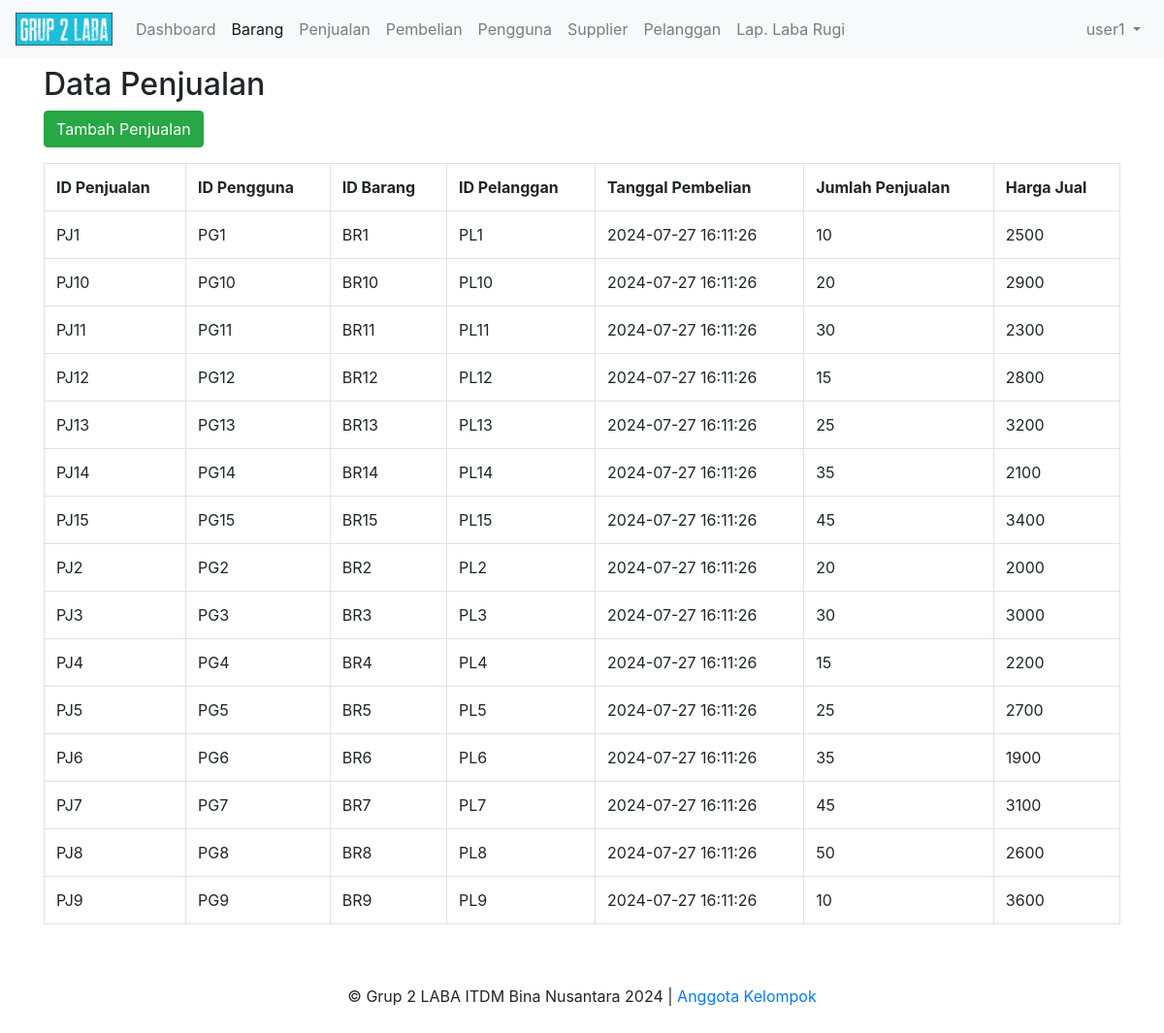
The page /penjualan (signed in) on the database its author committed.
### tables this page shows
CREATE TABLE `Penjualan` (
 `IdPenjualan` varchar(10) NOT NULL,
 `IdPengguna` varchar(10) DEFAULT NULL,
 `IdBarang` varchar(10) DEFAULT NULL,
 `IdPelanggan` varchar(10) DEFAULT NULL,
 `TanggalPembelian` datetime DEFAULT NULL,
 `JumlahPenjualan` int(11) DEFAULT NULL,
 `HargaJual` double DEFAULT NULL,
 PRIMARY KEY (`IdPenjualan`),
 KEY `IdPengguna` (`IdPengguna`),
 KEY `IdBarang` (`IdBarang`),
 KEY `penjualan_ibfk_3` (`IdPelanggan`),
 CONSTRAINT `penjualan_ibfk_1` FOREIGN KEY (`IdPengguna`) REFERENCES `pengguna` (`IdPengguna`),
 CONSTRAINT `penjualan_ibfk_2` FOREIGN KEY (`IdBarang`) REFERENCES `barang` (`IdBarang`),
 CONSTRAINT `penjualan_ibfk_3` FOREIGN KEY (`IdPelanggan`) REFERENCES `pelanggan` (`IdPelanggan`)
);

### core/BaseController.php (called while the page is built, shortened)
<?php
class BaseController {
    public function view($view, $data = []) {
        extract($data);
        $base_url = Config::getBaseUrl();
        $public_url = Config::getPublicUrl();
        $user = $_SESSION['user'];
        require_once BASE_DIR.'views/' . $view . '.php';
    }
}

### controllers/PenjualanController.php (called while the page is built, shortened)
<?php
require_once BASE_DIR.'models/Penjualan.php';
class PenjualanController extends BaseController {
    public function index() {
        $penjualan = new Penjualan();
        $data['penjualan'] = $penjualan->all();
        $this->view('penjualan/index', $data);
    }
}

### index.php (called while the page is built, shortened)
<?php
require_once __DIR__.'/config/Config.php';
require_once __DIR__.'/config/MyDatabase.php';
require_once __DIR__.'/core/BaseModel.php';
require_once __DIR__.'/core/BaseController.php';
require_once __DIR__.'/core/Router.php';
$uri = isset($_GET['url']) ? $_GET['url'] : '';
Router::route($uri);

### config/Config.php (called while the page is built, shortened)
<?php
class Config {
    public static function getBaseUrl() {
        $requestUri = $_SERVER['REQUEST_URI'];
        $pos = strpos($requestUri, '/', 1);
        if ($pos === false) {
            return '/';
        }
        $basePath = substr($requestUri, 0, $pos + 1);
        return $basePath;
    }
    public static function getPublicUrl() {
        return static::getBaseUrl()."public/";
    }
}

### core/BaseModel.php (called while the page is built, shortened)
<?php
class BaseModel {
    protected $conn;
    protected $table;
    public function __construct() {
        $database = new MyDatabase();
        $this->conn = $database->getConnection();
    }
    public function all() {
        $query = "SELECT * FROM " . $this->table;
        $stmt = $this->conn->prepare($query);
        $stmt->execute();
        return $stmt->fetchAll(PDO::FETCH_ASSOC);
    }
}

### config/MyDatabase.php (called while the page is built, shortened)
<?php
class MyDatabase {
    private $host = "localhost";
    private $db_name = "tk4_grup2";
    private $username = "root";
    private $password = "";
    public function getConnection() {
        $this->conn = null;
        try {
            $this->conn = new PDO("mysql:host=" . $this->host . ";dbname=" . $this->db_name, $this->username, $this->password);
            $this->conn->exec("set names utf8");
        } catch(PDOException $exception) {
            echo "Koneksi db error: " . $exception->getMessage();
        }
        return $this->conn;
    }
}

### models/Penjualan.php (called while the page is built, shortened)
<?php
require_once BASE_DIR.'config/MyDatabase.php';
class Penjualan extends BaseModel {
    public function __construct() {
        $this->table = 'Penjualan';
    }
}

### views/penjualan/index.php (the view, shortened to what this page needs)
<!DOCTYPE html>
<html>
<head>
    <?php include_once $base_path."views/bootstrap_header.php"; ?>
</head>
<body>
<?php include_once $base_path."views/page_header.php"; ?>
<h2 class="h2 mt-5">Data Penjualan</h2>
<a class="btn btn-success mb-3" href="<?= $base_url;?>penjualan/create">Tambah Penjualan</a>
<table class="table table-stripped table-bordered">
    <tr>
        <th>ID Penjualan</th>
        <th>ID Pengguna</th>
        <th>ID Barang</th>
        <th>ID Pelanggan</th>
        <th>Tanggal Pembelian</th>
        <th>Jumlah Penjualan</th>
        <th>Harga Jual</th>
    </tr>
    <?php foreach ($penjualan as $item): ?>
        <tr>
            <td><?= $item['IdPenjualan'] ?></td>
            <td><?= $item['IdPengguna'] ?></td>
            <td><?= $item['IdBarang'] ?></td>
            <td><?= $item['IdPelanggan'] ?></td>
            <td><?= $item['TanggalPembelian'] ?></td>
            <td><?= $item['JumlahPenjualan'] ?></td>
            <td><?= $item['HargaJual'] ?></td>
        </tr>
    <?php endforeach; ?>
</table>
<?php include_once $base_path."views/page_footer.php"; ?>
</body>
</html>

### core/Router.php (shortened to what this page needs)
<?php
class Router {
    public static function route($uri) {
        $uri = trim($uri, '/');
        if ($uri === '') {
            $controllerName = 'HomeController';
            $controllerFilename = "controllers/HomeController.php";
            $action = 'index';
            $param = null;
        } else {
            $segments = explode('/', $uri);
            $action = isset($segments[1]) ? $segments[1] : 'index';
            $param = isset($segments[2]) ? $segments[2] : null;
        }
        $controller = new $controllerName();
        if (method_exists($controller, $action)) {
            if ($param) {
                $controller->$action($param);
            } else {
                $controller->$action();
            }
        } else {
            echo "Maaf url yang anda masukan tidak ditemukan d";
            die;
        }
    }
}

### views/bootstrap_header.php (shortened to what this page needs)
<link rel="stylesheet" href="https://cdn.jsdelivr.net/npm/bootstrap@4.3.1/dist/css/bootstrap.min.css">

### views/page_header.php (shortened to what this page needs)
<header>
    <nav class="navbar navbar-expand-md navbar-light fixed-top bg-light">
        <a class="navbar-brand" href="#">
            <img src="<?= $public_url; ?>image/logo-long.png" width="100" />
        </a>
        <div class="collapse navbar-collapse" id="navbarCollapse">
            <ul class="navbar-nav mr-auto">
                <li class="nav-item ">
                    <a class="nav-link" href="<?= $base_url;?>">Dashboard</a>
                </li>
                <li class="nav-item active">
                    <a class="nav-link" href="<?= $base_url;?>barang">Barang</a>
                </li>
                <li class="nav-item">
                    <a class="nav-link" href="<?= $base_url;?>penjualan">Penjualan</a>
                </li>
                <li class="nav-item">
                    <a class="nav-link" href="<?= $base_url;?>pembelian">Pembelian</a>
                </li>
                <li class="nav-item">
                    <a class="nav-link" href="<?= $base_url;?>pengguna">Pengguna</a>
                </li>
                <li class="nav-item">
                    <a class="nav-link" href="<?= $base_url;?>supplier">Supplier</a>
                </li>
                <li class="nav-item">
                    <a class="nav-link" href="<?= $base_url;?>pelanggan">Pelanggan</a>
                </li>
                <li class="nav-item">
                    <a class="nav-link" href="<?= $base_url;?>pelanggan">Lap. Laba Rugi</a>
                </li>
            </ul>
            <ul class="navbar-nav ml-auto">
                <li class="nav-item dropdown">
                    <a class="nav-link dropdown-toggle" href="#" id="navbarDropdown" role="button" data-toggle="dropdown" aria-haspopup="true" aria-expanded="false">
                        <?= $user['NamaPengguna'];?>
                    </a>
                </li>
            </ul>
        </div>
    </nav>
</header>
<main role="main" class="flex-shrink-0">
    <div class="container">

### views/page_footer.php (shortened to what this page needs)
    </div>
</main>
<footer class="footer mt-auto py-3">
    <div class="container">
        <p style="text-align: center; margin-top: 30px;">&copy; Grup 2 LABA ITDM Bina Nusantara 2024 | <a href="#" data-toggle="modal" data-target="#modalKelompok">Anggota Kelompok</p>
    </div>
</footer>

### views/bootstrap_header.php (style rules this page uses)
body { padding: 20px; }

### rows shown on the page
penjualan: IdPenjualan "PJ1", IdPengguna "PG1", IdBarang "BR1", IdPelanggan "PL1", TanggalPembelian "2024-07-27 16:11:26", JumlahPenjualan "10", HargaJual "2500"
penjualan: IdPenjualan "PJ10", IdPengguna "PG10", IdBarang "BR10", IdPelanggan "PL10", TanggalPembelian "2024-07-27 16:11:26", JumlahPenjualan "20", HargaJual "2900"
penjualan: IdPenjualan "PJ11", IdPengguna "PG11", IdBarang "BR11", IdPelanggan "PL11", TanggalPembelian "2024-07-27 16:11:26", JumlahPenjualan "30", HargaJual "2300"
penjualan: IdPenjualan "PJ12", IdPengguna "PG12", IdBarang "BR12", IdPelanggan "PL12", TanggalPembelian "2024-07-27 16:11:26", JumlahPenjualan "15", HargaJual "2800"
penjualan: IdPenjualan "PJ13", IdPengguna "PG13", IdBarang "BR13", IdPelanggan "PL13", TanggalPembelian "2024-07-27 16:11:26", JumlahPenjualan "25", HargaJual "3200"
penjualan: IdPenjualan "PJ14", IdPengguna "PG14", IdBarang "BR14", IdPelanggan "PL14", TanggalPembelian "2024-07-27 16:11:26", JumlahPenjualan "35", HargaJual "2100"
penjualan: IdPenjualan "PJ15", IdPengguna "PG15", IdBarang "BR15", IdPelanggan "PL15", TanggalPembelian "2024-07-27 16:11:26", JumlahPenjualan "45", HargaJual "3400"
penjualan: IdPenjualan "PJ2", IdPengguna "PG2", IdBarang "BR2", IdPelanggan "PL2", TanggalPembelian "2024-07-27 16:11:26", JumlahPenjualan "20", HargaJual "2000"
penjualan: IdPenjualan "PJ3", IdPengguna "PG3", IdBarang "BR3", IdPelanggan "PL3", TanggalPembelian "2024-07-27 16:11:26", JumlahPenjualan "30", HargaJual "3000"
penjualan: IdPenjualan "PJ4", IdPengguna "PG4", IdBarang "BR4", IdPelanggan "PL4", TanggalPembelian "2024-07-27 16:11:26", JumlahPenjualan "15", HargaJual "2200"
penjualan: IdPenjualan "PJ5", IdPengguna "PG5", IdBarang "BR5", IdPelanggan "PL5", TanggalPembelian "2024-07-27 16:11:26", JumlahPenjualan "25", HargaJual "2700"
penjualan: IdPenjualan "PJ6", IdPengguna "PG6", IdBarang "BR6", IdPelanggan "PL6", TanggalPembelian "2024-07-27 16:11:26", JumlahPenjualan "35", HargaJual "1900"
penjualan: IdPenjualan "PJ7", IdPengguna "PG7", IdBarang "BR7", IdPelanggan "PL7", TanggalPembelian "2024-07-27 16:11:26", JumlahPenjualan "45", HargaJual "3100"
penjualan: IdPenjualan "PJ8", IdPengguna "PG8", IdBarang "BR8", IdPelanggan "PL8", TanggalPembelian "2024-07-27 16:11:26", JumlahPenjualan "50", HargaJual "2600"
penjualan: IdPenjualan "PJ9", IdPengguna "PG9", IdBarang "BR9", IdPelanggan "PL9", TanggalPembelian "2024-07-27 16:11:26", JumlahPenjualan "10", HargaJual "3600"

### other values the page prints
$user['NamaPengguna'] "user1"
